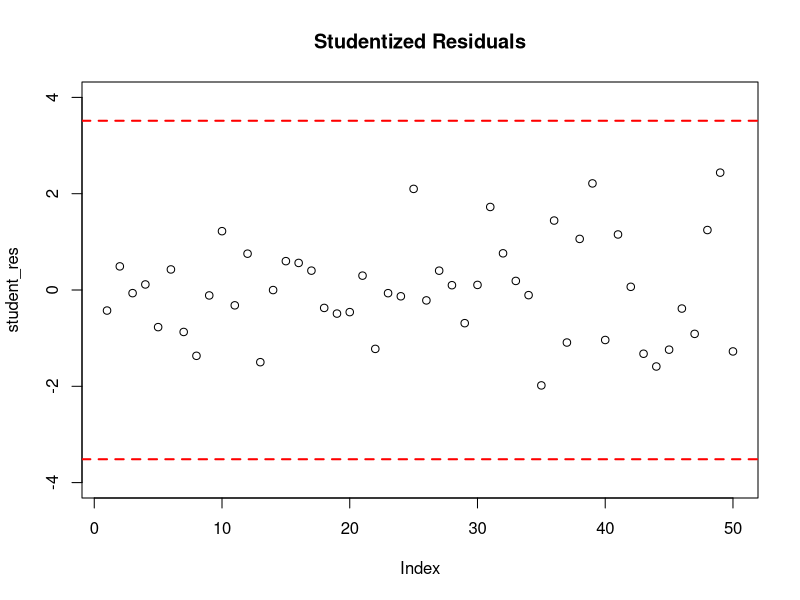

Write the R code that produced this figure.
# Problem 03


# Load the data
library(readxl)
# Đọc dữ liệu từ file "grocery.txt"
grocery_data <- read_excel("grocery.xlsx", col_names = TRUE)

# Assign column names
colnames(grocery_data) <- c("labor", "shipped", "cost", "holiday")


# # 01
# # Fit the linear regression model
# result <- lm(labor ~ shipped + cost + holiday, data = grocery_data)

# # Residual Analysis
# par(mfrow=c(1,1))
# plot(result$fitted.values, result$residuals, 
#      main="Residuals vs Fitted Values",
#      xlab="Fitted Values", ylab="Residuals", pch=20)
# abline(h=0, col="red", lwd=2)

# # Standardized Residuals vs Fitted Values
# par(mfrow=c(2,1)) 
# plot(result$fitted.values, rstandard(result), 
#      main="Standardized Residuals vs Fitted Values",
#      xlab="Fitted Values", ylab="Standardized Residuals", pch=20)
# abline(h=c(-2,2), col="red", lwd=2, lty=2)

# # Studentized Residuals vs Fitted Values
# plot(result$fitted.values, rstudent(result), 
#      main="Studentized Residuals vs Fitted Values",
#      xlab="Fitted Values", ylab="Studentized Residuals", pch=20)
# abline(h=c(-2,2), col="red", lwd=2, lty=2)

# # Detecting Outliers using Studentized Residuals
# sorted_residuals <- sort(rstudent(result), decreasing = TRUE)
# print(sorted_residuals)

# # Bonferroni Outlier Test
# n <- nrow(grocery_data)  # Number of observations
# p <- length(coef(result))  # Number of predictors + intercept
# alpha <- 0.05
# bonferroni_cutoff <- qt(1 - alpha / (2 * n), df = n - p - 1)
# print(paste("Bonferroni cutoff:", bonferroni_cutoff))

# # Identifying outliers
# outliers <- which(abs(rstudent(result)) > bonferroni_cutoff)
# print(paste("Outliers detected at indices:", toString(outliers)))


#-------------------------------------------------------------------

# 02

# Load necessary package
library(MASS)  # For rstudent()

# Example dataset (replace with your data)
set.seed(123)
n <- 50  # Number of observations
x1 <- rnorm(n)
x2 <- rnorm(n)
y <- 3 + 2*x1 - x2 + rnorm(n, sd=2)

# Fit a linear regression model
model <- lm(y ~ x1 + x2)

# Compute studentized residuals
student_res <- rstudent(model)

# Bonferroni critical value
alpha <- 0.05
p <- length(coef(model))  # Number of predictors + intercept
t_crit <- qt(1 - alpha / (2 * n), df = n - p - 1)  

# Plot studentized residuals with critical values
plot(student_res, ylim=c(-4,4), main="Studentized Residuals")
abline(h = t_crit, col="red", lwd=2, lty=2)   # Upper threshold
abline(h = -t_crit, col="red", lwd=2, lty=2)  # Lower threshold

# Identify outliers
outliers <- which(abs(student_res) > t_crit)
cat("Outlier indices:", outliers, "\n")
cat("Outlier values:", student_res[outliers], "\n")


#-------------------------------------------------------------------

# # 03

# # Get leverage values (h_ii)
# lev <- lm.influence(model)$hat  

# # Print summary of leverage values
# summary(lev)

# # Define leverage thresholds
# p <- length(coef(model))  # Number of predictors + intercept
# n <- length(model$fitted.values)  # Number of observations

# threshold_2p <- 2*p/n
# threshold_3p <- 3*p/n
# threshold_5p <- 5*p/n

# # Identify high-leverage points
# high_leverage_2p <- which(lev > threshold_2p)
# high_leverage_3p <- which(lev > threshold_3p)
# high_leverage_5p <- which(lev > threshold_5p)

# # Print indices
# cat("High leverage (2p/n):", high_leverage_2p, "\n")
# cat("High leverage (3p/n):", high_leverage_3p, "\n")
# cat("High leverage (5p/n):", high_leverage_5p, "\n")

# # Plot leverage values
# plot(lev, main="Leverages", ylim=c(0, max(lev)), pch=19)
# abline(h = threshold_2p, col="red", lty=2)  # 2p/n
# abline(h = threshold_3p, col="blue", lty=2) # 3p/n
# abline(h = threshold_5p, col="green", lty=2) # 5p/n

# # Identify points interactively
# identify(lev)


# #-------------------------------------------------------------------

# # 04

# # a

# # Fit the full model
# model_full <- lm(y ~ x1 + x2 + x3, data = grocery_data)

# # Remove observation 43
# data2 <- data[-43, ]

# # Fit the model without observation 43
# model_reduced <- lm(y ~ x1 + x2 + x3, data = data2)

# # Compare regression coefficients
# summary(model_full)$coefficients
# summary(model_reduced)$coefficients


# # b

# # Predict the fitted value for observation 43 using both models
# fitted_full <- predict(model_full, newdata = data[43, ])
# fitted_reduced <- predict(model_reduced, newdata = data[43, ])

# # Print results
# cat("Fitted value from full model:", fitted_full, "\n")
# cat("Fitted value from reduced model:", fitted_reduced, "\n")


# #c

# # both the regression coefficients (4a) and the predicted values (4b) change significantly 
# # when removing observation 43, then it is influential.
